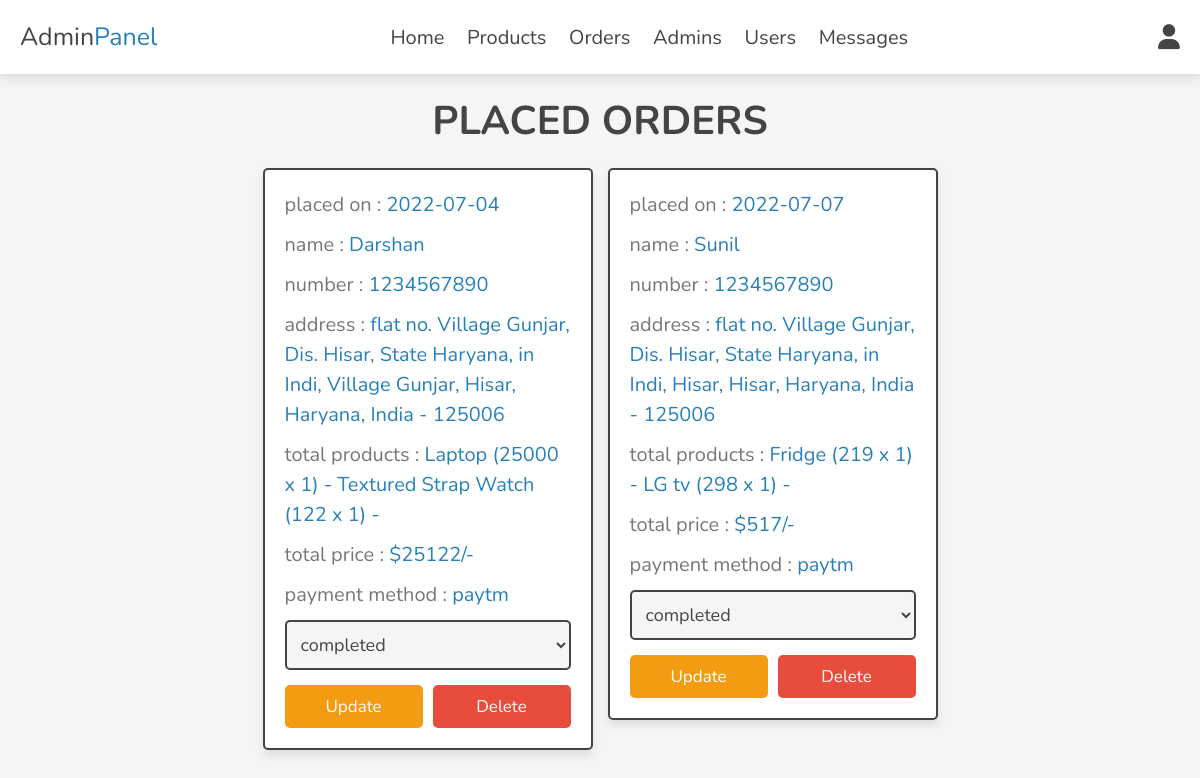
/admin/placed_orders.php (signed in), run on the app's committed database.
### tables this page shows
CREATE TABLE `orders` (
  `id` int(100) NOT NULL,
  `user_id` int(100) NOT NULL,
  `name` varchar(20) NOT NULL,
  `number` varchar(10) NOT NULL,
  `email` varchar(50) NOT NULL,
  `method` varchar(50) NOT NULL,
  `address` varchar(500) NOT NULL,
  `total_products` varchar(1000) NOT NULL,
  `total_price` int(100) NOT NULL,
  `placed_on` date NOT NULL DEFAULT current_timestamp(),
  `payment_status` varchar(20) NOT NULL DEFAULT 'pending'
);

### admin/placed_orders.php (the view, shortened to what this page needs)
<?php
include '../components/connect.php';
?>
<!DOCTYPE html>
<html lang="en">
<head>
   <link rel="stylesheet" href="https://cdnjs.cloudflare.com/ajax/libs/font-awesome/6.1.1/css/all.min.css">
   <link rel="stylesheet" href="../css/admin_style.css">
</head>
<body>
<?php include '../components/admin_header.php'; ?>
<section class="orders">
<h1 class="heading">placed orders</h1>
<div class="box-container">
   <?php
      $select_orders = $conn->prepare("SELECT * FROM `orders`");
      $select_orders->execute();
      if($select_orders->rowCount() > 0){
         while($fetch_orders = $select_orders->fetch(PDO::FETCH_ASSOC)){
   ?>
   <div class="box">
      <p> placed on : <span><?= $fetch_orders['placed_on']; ?></span> </p>
      <p> name : <span><?= $fetch_orders['name']; ?></span> </p>
      <p> number : <span><?= $fetch_orders['number']; ?></span> </p>
      <p> address : <span><?= $fetch_orders['address']; ?></span> </p>
      <p> total products : <span><?= $fetch_orders['total_products']; ?></span> </p>
      <p> total price : <span>$<?= $fetch_orders['total_price']; ?>/-</span> </p>
      <p> payment method : <span><?= $fetch_orders['method']; ?></span> </p>
      <form action="" method="post">
         <select name="payment_status" class="select">
            <option selected disabled><?= $fetch_orders['payment_status']; ?></option>
         </select>
        <div class="flex-btn">
         <input type="submit" value="update" class="option-btn" name="update_payment">
         <a href="placed_orders.php?delete=<?= $fetch_orders['id']; ?>" class="delete-btn" onclick="return confirm('delete this order?');">delete</a>
        </div>
      </form>
   </div>
   <?php
         }
      }else{
         echo '<p class="empty">no orders placed yet!</p>';
      }
   ?>
</div>
</section>
</body>
</html>

### components/admin_header.php (shortened to what this page needs)
<header class="header">
   <section class="flex">
      <a href="../admin/dashboard.php" class="logo">Admin<span>Panel</span></a>
      <nav class="navbar">
         <a href="../admin/dashboard.php" class="nav-link <?php if(basename($_SERVER['PHP_SELF'])=="../admin/dashboard.php"){echo "active";}
             else{echo "";}?>">Home</a>
         <a href="../admin/products.php" class="nav-link <?php if(basename($_SERVER['PHP_SELF'])=="../admin/products.php"){echo "active";}
             else{echo "";}?>">Products</a>
         <a href="../admin/placed_orders.php" class="nav-link <?php if(basename($_SERVER['PHP_SELF'])=="../admin/placed_orders.php"){echo "active";}
             else{echo "";}?>">Orders</a>
         <a href="../admin/admin_accounts.php" class="nav-link <?php if(basename($_SERVER['PHP_SELF'])=="../admin/admin_accounts.php"){echo "active";}
             else{echo "";}?>">Admins</a>
         <a href="../admin/users_accounts.php" class="nav-link <?php if(basename($_SERVER['PHP_SELF'])=="../admin/users_accounts.php"){echo "active";}
             else{echo "";}?>">Users</a>
         <a href="../admin/messages.php" class="nav-link <?php if(basename($_SERVER['PHP_SELF'])=="../admin/messages.php"){echo "active";}
             else{echo "";}?>">Messages</a>
      </nav>
      <div class="icons">
         <div id="user-btn" class="fas fa-user"></div>
      </div>
   </section>
</header>

### css/admin_style.css (style rules this page uses)
:root { --main-color:#2980b9; --orange:#f39c12; --red:#e74c3c; --black:#444; --white:#fff; --light-color:#777; --light-bg:#f5f5f5; --border:.2rem solid var(--black); --box-shadow:0 .5rem 1rem rgba(0,0,0,.1); }
* { font-family: 'Nunito', sans-serif; margin:0; padding:0; box-sizing: border-box; outline: none; border:none; text-decoration: none; }
html { font-size: 62.5%; overflow-x: hidden; }
body { background-color: var(--light-bg); }
section { padding:2rem; max-width: 1200px; margin:0 auto; }
.heading { font-size: 4rem; color:var(--black); margin-bottom: 2rem; text-align: center; text-transform: uppercase; }
.btn, .delete-btn, .option-btn { display: block; width: 100%; margin-top: 1rem; border-radius: .5rem; padding:1rem 3rem; font-size: 1.7rem; text-transform: capitalize; color:var(--white); cursor: pointer; text-align: center; }
.option-btn { background-color: var(--orange); }
.delete-btn { background-color: var(--red); }
.flex-btn { display: flex; gap:1rem; }
.header { position: sticky; top:0; left:0; right:0; background-color: var(--white); box-shadow: var(--box-shadow); z-index: 1000; }
.header .flex { display: flex; align-items: center; justify-content: space-between; position: relative; }
.header .flex .logo { font-size: 2.5rem; color:var(--black); }
.header .flex .logo span { color:var(--main-color); }
.header .flex .navbar a { margin:0 1rem; font-size: 2rem; color:var(--black); }
.header .flex .icons div { margin-left: 1.7rem; font-size: 2.5rem; cursor: pointer; color:var(--black); }
.orders .box-container { display: grid; grid-template-columns: repeat(auto-fit, 33rem); gap:1.5rem; align-items: flex-start; justify-content: center; }
.orders .box-container .box { padding:2rem; padding-top: 1rem; border-radius: .5rem; border:var(--border); background-color: var(--white); box-shadow: var(--box-shadow); }
.orders .box-container .box p { line-height: 1.5; font-size: 2rem; color:var(--light-color); margin:1rem 0; }
.orders .box-container .box p span { color:var(--main-color); }
.orders .box-container .select { margin-bottom: .5rem; width: 100%; background-color: var(--light-bg); padding:1rem; font-size: 1.8rem; color:var(--black); border-radius: .5rem; border:var(--border); }

### data on the page
orders: placed_on "2022-07-04", name "Darshan", number "1234567890", address "flat no. Village Gunjar, Dis. Hisar, State Haryana, in Indi, Village Gunjar, Hisar, Haryana, India - 125006", total_products "Laptop (25000 x 1) - Textured Strap Watch (122 x 1) -", total_price "25122", method "paytm", payment_status "completed"
orders: placed_on "2022-07-07", name "Sunil", number "1234567890", address "flat no. Village Gunjar, Dis. Hisar, State Haryana, in Indi, Hisar, Hisar, Haryana, India - 125006", total_products "Fridge (219 x 1) - LG tv (298 x 1) -", total_price "517", method "paytm", payment_status "completed"
